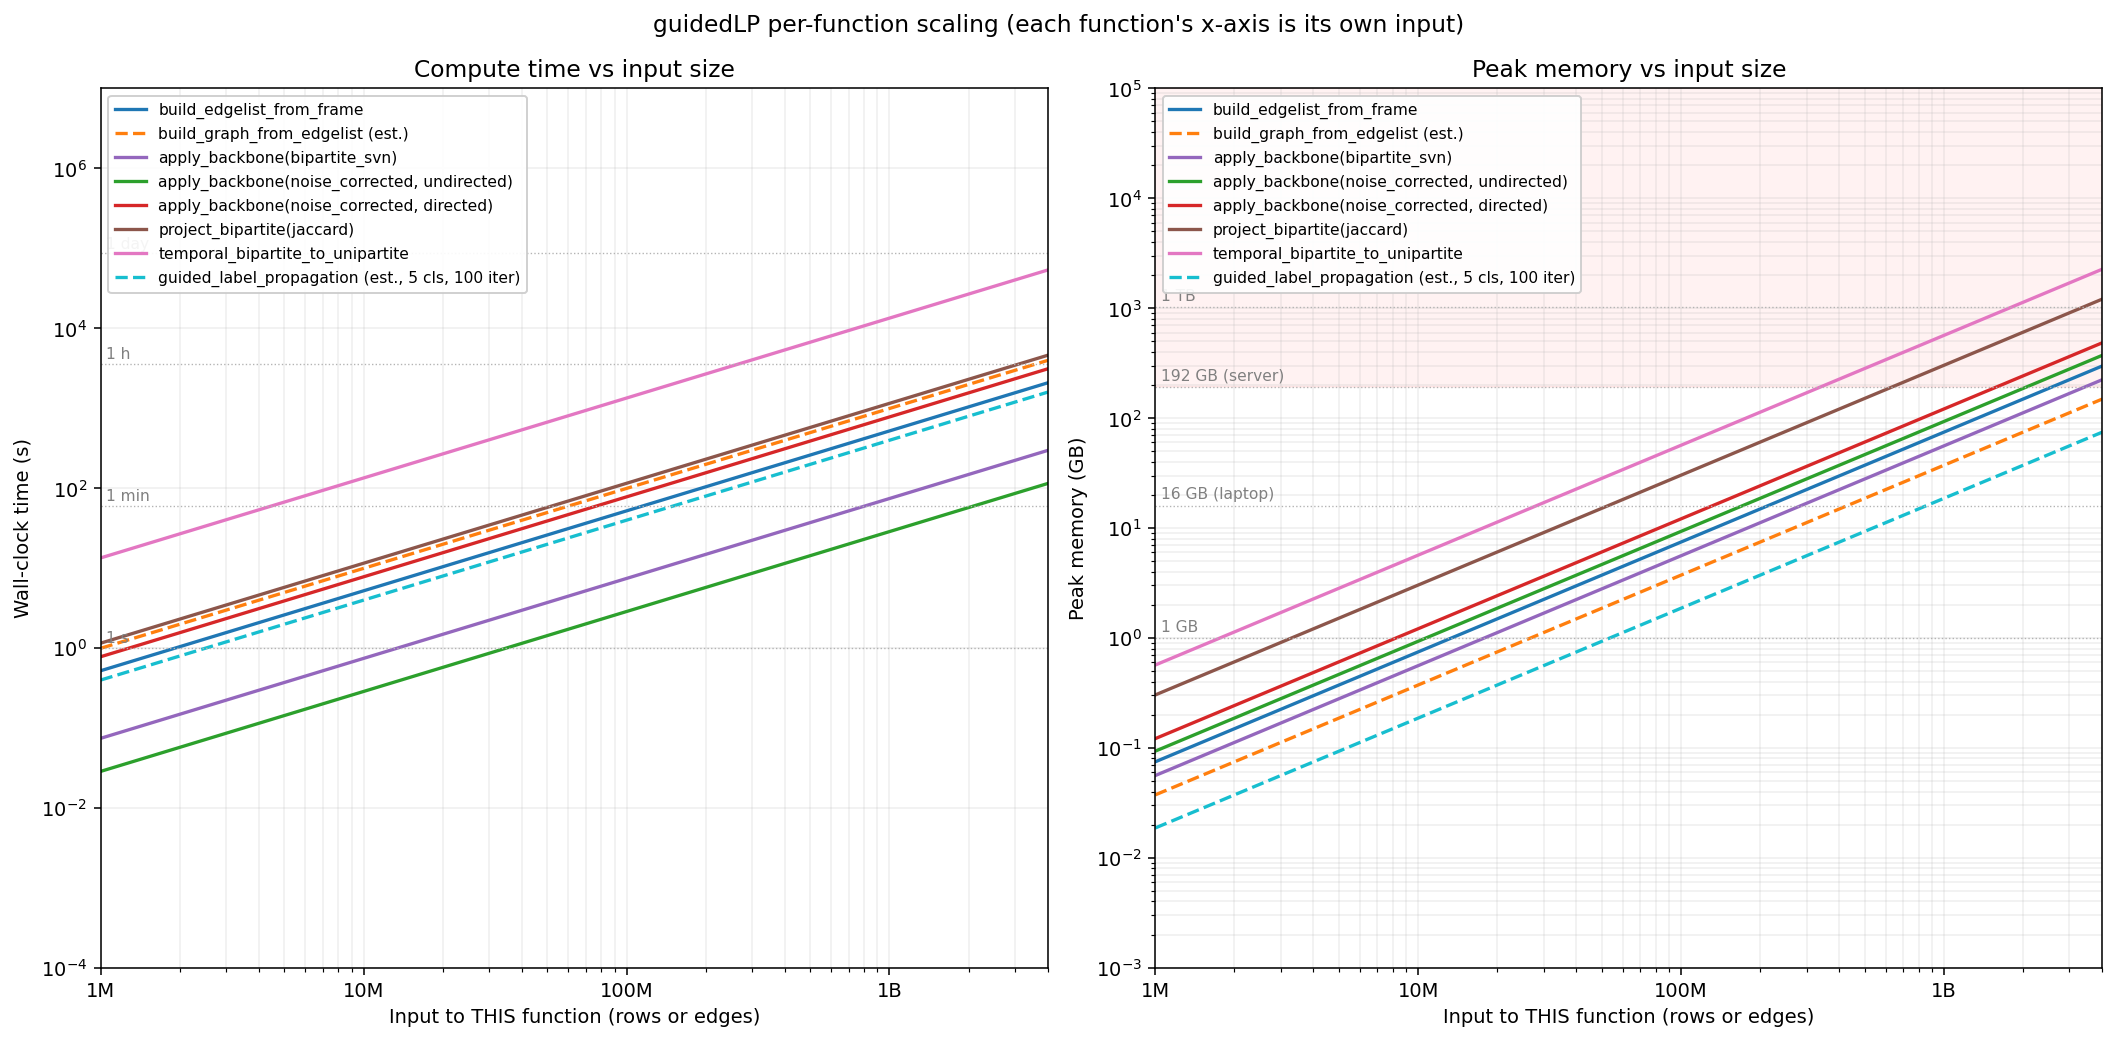

Source code (Python):
"""Per-function compute & memory projections.

Each function is calibrated against its OWN input — what was actually fed
to that function during measurement — and projected linearly. To compose
a pipeline, look up each step at the size you expect to hand it.

For ``project_bipartite`` and ``temporal_bipartite_to_unipartite`` the
output edge count is roughly a constant multiple of the input edge count
under fixed hub-heaviness — captured in the OUTPUT BLOWUP RATIO below
(matching the user's real-data measurements).

Run::

    python benchmarks/projection_chart.py

Prints the projection tables and writes a chart at
``benchmarks/projection_chart.png``.
"""

from __future__ import annotations

from dataclasses import dataclass
import numpy as np
import matplotlib.pyplot as plt
from matplotlib.ticker import FuncFormatter


# Output blowup ratios under the user's hub-heaviness. Listed for
# composing pipeline projections (input to the next function = output of
# the previous). Source: user's real run — 12.6M bipartite → 170.9M
# project_bipartite edges (jaccard) / 191.9M temporal edges.
PROJECTION_OUTPUT_RATIO = {
    "project_bipartite(jaccard)": 170.9e6 / 12.634e6,    # ≈ 13.5
    "temporal_bipartite_to_unipartite": 191.9e6 / 12.634e6,  # ≈ 15.2
}


@dataclass
class FunctionSpec:
    label: str
    input_unit: str               # what the x-axis means for this function
    n_ref: float                  # input size at the calibration measurement
    t_ref_s: float                # measured wall-clock at n_ref
    mem_bytes_per_unit: float     # peak memory per input unit
    color: str
    is_estimated: bool = False


# All calibrations are per-function input — i.e. what you'd hand to THAT
# function, not the size of the bipartite at the pipeline head.
SPECS: list[FunctionSpec] = [
    # build_edgelist_from_frame: 27.9M input rows → 14.44s. Memory dominated
    # by the input Polars frame (Utf8 IDs) + the working set during dedup
    # and ID encoding.
    FunctionSpec(
        label="build_edgelist_from_frame",
        input_unit="input rows",
        n_ref=27.9e6,
        t_ref_s=14.44,
        mem_bytes_per_unit=80,
        color="#1f77b4",
    ),

    # build_graph_from_edgelist: no direct measurement; estimated from the
    # NetworkIt addEdge throughput (~5x slower per edge than the Polars
    # path because the Python→C++ addEdge loop is serialized).
    FunctionSpec(
        label="build_graph_from_edgelist (est.)",
        input_unit="edges in the frame",
        n_ref=23.28e6,
        t_ref_s=23.0,
        mem_bytes_per_unit=40,
        color="#ff7f0e",
        is_estimated=True,
    ),

    # apply_backbone(bipartite_svn): 23.3M edges in 1.72s, Polars-vectorized.
    FunctionSpec(
        label="apply_backbone(bipartite_svn)",
        input_unit="edges in the input graph",
        n_ref=23.28e6,
        t_ref_s=1.72,
        mem_bytes_per_unit=60,
        color="#9467bd",
    ),

    # apply_backbone(noise_corrected, undirected): 170.9M edges in 4.87s.
    # The undirected branch hits the in-memory engine without paging.
    FunctionSpec(
        label="apply_backbone(noise_corrected, undirected)",
        input_unit="edges in the input graph",
        n_ref=170.9e6,
        t_ref_s=4.87,
        mem_bytes_per_unit=100,
        color="#2ca02c",
    ),

    # apply_backbone(noise_corrected, directed): 191.9M edges in 148.67s
    # (target_fraction=0.2 override path; the threshold-only path on this
    # input had previously been measured at ~269s — run-to-run variance and
    # the slightly faster sort+head step). The peak memory is dominated by
    # the chained with_columns intermediates.
    FunctionSpec(
        label="apply_backbone(noise_corrected, directed)",
        input_unit="edges in the input graph",
        n_ref=191.9e6,
        t_ref_s=148.67,
        mem_bytes_per_unit=130,
        color="#d62728",
    ),

    # project_bipartite(jaccard): 12.6M bipartite edges in 14.47s. Time
    # scales with OUTPUT edges (≈13.5× input under your hub-heaviness);
    # under fixed shape that's also linear in input. Memory dominated by
    # the projected CSR (output blowup × ~24 bytes per output edge).
    FunctionSpec(
        label="project_bipartite(jaccard)",
        input_unit="bipartite edges",
        n_ref=12.634e6,
        t_ref_s=14.47,
        mem_bytes_per_unit=24 * (170.9e6 / 12.634e6),  # 24 B/out × 13.5 out/in
        color="#8c564b",
    ),

    # temporal_bipartite_to_unipartite: 12.6M bipartite in 168.64s. Time
    # and memory both proportional to OUTPUT (which is ≈15.2× input on
    # your data, and pre-aggregation rows are another 3–5× the output).
    FunctionSpec(
        label="temporal_bipartite_to_unipartite",
        input_unit="bipartite edges",
        n_ref=12.634e6,
        t_ref_s=168.64,
        mem_bytes_per_unit=40 * (191.9e6 / 12.634e6),  # 40 B/out × 15.2 out/in
        color="#e377c2",
    ),

    # guided_label_propagation: no direct measurement; estimated from sparse
    # matvec throughput (~2 GFLOPS, 5 classes, 100 iterations).
    #   t ≈ 0.4 µs × E × n_classes × n_iter
    # For E=12.6M, that's ~2.5s; with overhead, allow 5s.
    FunctionSpec(
        label="guided_label_propagation (est., 5 cls, 100 iter)",
        input_unit="edges in the input graph",
        n_ref=12.634e6,
        t_ref_s=5.0,
        mem_bytes_per_unit=20,
        color="#17becf",
        is_estimated=True,
    ),
]


def project(spec: FunctionSpec, n_in: np.ndarray) -> tuple[np.ndarray, np.ndarray]:
    """Linear projection of time (s) and peak memory (GB) for an input-size array."""
    t_s = spec.t_ref_s * (n_in / spec.n_ref)
    mem_gb = spec.mem_bytes_per_unit * n_in / (1024 ** 3)
    return t_s, mem_gb


def humanize_seconds(s: float) -> str:
    if s < 1e-3: return f"{s*1e6:.0f} us"
    if s < 1:    return f"{s*1e3:.0f} ms"
    if s < 60:   return f"{s:.1f} s"
    if s < 3600: return f"{s/60:.1f} min"
    if s < 86400:return f"{s/3600:.1f} h"
    return f"{s/86400:.1f} d"


def humanize_gb(gb: float) -> str:
    if gb < 1:    return f"{gb*1024:.0f} MB"
    if gb < 1024: return f"{gb:.0f} GB"
    return f"{gb/1024:.1f} TB"


def render_chart(targets: np.ndarray) -> str:
    """Render a log-log chart showing each function's scaling on its own input.

    Returns the output path.
    """
    n_in = np.logspace(np.log10(targets[0]), np.log10(targets[-1]), 200)
    fig, (ax_t, ax_m) = plt.subplots(1, 2, figsize=(15, 7), constrained_layout=True)

    for spec in SPECS:
        t_s, mem_gb = project(spec, n_in)
        ls = "--" if spec.is_estimated else "-"
        ax_t.plot(n_in, t_s, color=spec.color, linestyle=ls, linewidth=1.7,
                  label=spec.label)
        ax_m.plot(n_in, mem_gb, color=spec.color, linestyle=ls, linewidth=1.7,
                  label=spec.label)

    for ax, refs in [
        (ax_t, [(1, "1 s"), (60, "1 min"), (3600, "1 h"), (86400, "1 day")]),
        (ax_m, [(1, "1 GB"), (16, "16 GB (laptop)"), (192, "192 GB (server)"), (1024, "1 TB")]),
    ]:
        for v, lbl in refs:
            ax.axhline(v, color="0.7", linestyle=":", linewidth=0.7)
            ax.text(targets[0] * 1.05, v * 1.15, lbl, color="0.5", fontsize=8)

    # Pink shading above 192 GB on the memory panel.
    ax_m.axhspan(192, 1e5, color="red", alpha=0.05, zorder=0)

    # Common formatting.
    def _fmt(n, _pos):
        if n < 1e3:  return f"{n:.0f}"
        if n < 1e6:  return f"{n/1e3:.0f}k"
        if n < 1e9:  return f"{n/1e6:.0f}M"
        return f"{n/1e9:.0f}B"

    for ax, ylabel, title, ylim in [
        (ax_t, "Wall-clock time (s)", "Compute time vs input size", (1e-4, 1e7)),
        (ax_m, "Peak memory (GB)", "Peak memory vs input size", (1e-3, 1e5)),
    ]:
        ax.set_xscale("log")
        ax.set_yscale("log")
        ax.set_xlim(targets[0], targets[-1])
        ax.set_ylim(ylim)
        ax.set_xlabel("Input to THIS function (rows or edges)")
        ax.set_ylabel(ylabel)
        ax.set_title(title)
        ax.legend(loc="upper left", fontsize=8, framealpha=0.92)
        ax.grid(True, which="both", alpha=0.2)
        ax.xaxis.set_major_formatter(FuncFormatter(_fmt))

    fig.suptitle(
        "guidedLP per-function scaling (each function's x-axis is its own input)",
        fontsize=12, y=1.04,
    )

    out = "/Users/jakobbk/Documents/postdoc/codespace/guidedLabelPropagation/guidedLP/benchmarks/projection_chart.png"
    fig.savefig(out, dpi=140, bbox_inches="tight")
    return out


def main() -> None:
    targets = np.array([1e6, 10e6, 100e6, 1e9, 4e9])
    headers = [f"@{humanize_count(t)}" for t in targets]

    print("\nPROJECTED WALL-CLOCK TIME (per function, input = what THAT function consumes)\n")
    print(f"{'function':<52s}  {'input unit':<26s}  " + "  ".join(f"{h:>9s}" for h in headers))
    print("-" * 130)
    for spec in SPECS:
        t_s, _ = project(spec, targets)
        row = "  ".join(f"{humanize_seconds(t):>9s}" for t in t_s)
        est = " (est.)" if spec.is_estimated else ""
        label = spec.label.replace(" (est., 5 cls, 100 iter)", "")
        label = label.replace(" (est.)", "")
        print(f"{label:<52s}  {spec.input_unit:<26s}  {row}{est}")

    print("\nPROJECTED PEAK MEMORY (per function, * = exceeds 192 GB ceiling)\n")
    print(f"{'function':<52s}  {'bytes/unit':>10s}  " + "  ".join(f"{h:>9s}" for h in headers))
    print("-" * 130)
    for spec in SPECS:
        _, mem_gb = project(spec, targets)
        cells = []
        for m in mem_gb:
            cell = humanize_gb(m)
            if m > 192:
                cell = "*" + cell
            cells.append(f"{cell:>9s}")
        bpu = f"{spec.mem_bytes_per_unit:.0f}"
        label = spec.label.replace(" (est., 5 cls, 100 iter)", "")
        label = label.replace(" (est.)", "")
        print(f"{label:<52s}  {bpu:>10s}  {'  '.join(cells)}")

    print("\nOUTPUT BLOWUP RATIOS (input → output edge count) for chaining functions:")
    for fn, ratio in PROJECTION_OUTPUT_RATIO.items():
        print(f"  {fn:<46s} {ratio:5.1f}× under your real-data hub-heaviness")

    print("\nExample composition: project then noise-correct a 100M-edge bipartite (jaccard):")
    e_proj = 100e6 * PROJECTION_OUTPUT_RATIO["project_bipartite(jaccard)"]
    t_proj, m_proj = project(SPECS[5], np.array([100e6]))   # project_bipartite
    t_nc,   m_nc   = project(SPECS[3], np.array([e_proj]))  # NC undirected
    print(f"  step 1: project_bipartite(100M bipartite) → {humanize_count(e_proj)} edges, "
          f"{humanize_seconds(t_proj[0])}, {humanize_gb(m_proj[0])}")
    print(f"  step 2: apply_backbone(NC, undir.) on {humanize_count(e_proj)} edges  → "
          f"{humanize_seconds(t_nc[0])}, {humanize_gb(m_nc[0])}")
    print()

    out = render_chart(targets)
    print(f"Chart written: {out}")


def humanize_count(n: float) -> str:
    if n < 1e3:  return f"{n:.0f}"
    if n < 1e6:  return f"{n/1e3:.0f}k"
    if n < 1e9:  return f"{n/1e6:.0f}M"
    return f"{n/1e9:.0f}B"


if __name__ == "__main__":
    main()
